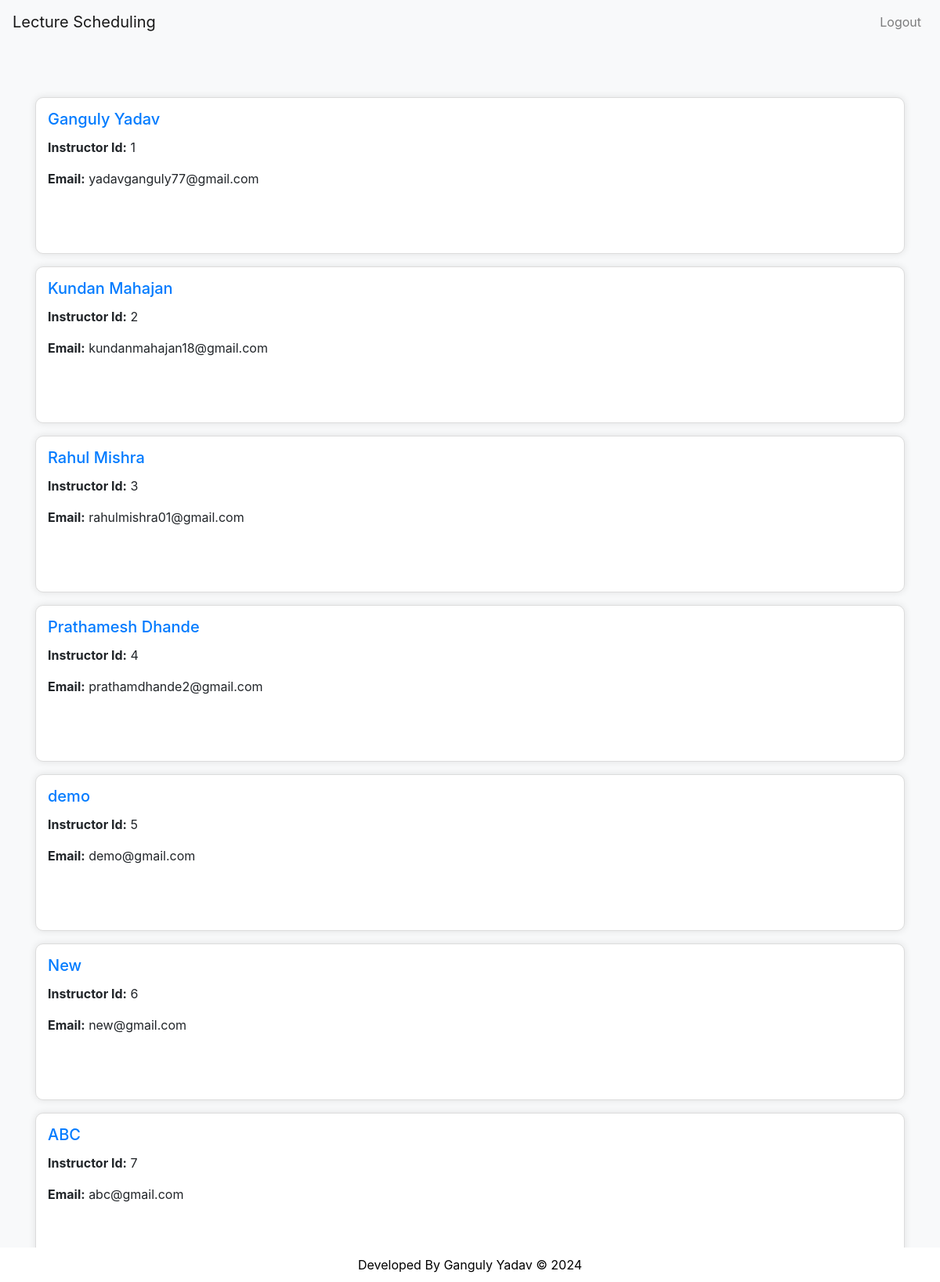
Page /admin/viewAllInstructors.php (signed in) on the committed database.
### tables this page shows
CREATE TABLE `instructors` (
  `id` int(11) NOT NULL,
  `name` varchar(255) NOT NULL,
  `email` varchar(255) NOT NULL,
  `password` varchar(255) NOT NULL
);

### admin/viewAllInstructors.php (the view, shortened to what this page needs)
<!DOCTYPE html>
<html lang="en">
<head>
    <link rel="stylesheet" href="https://stackpath.bootstrapcdn.com/bootstrap/4.5.2/css/bootstrap.min.css">
</head>
<body>
<div class="container mt-5">
    <?php
      require "../include/connection.php";
      $sql = "SELECT id, name, email FROM instructors";
      $result = $conn->query($sql);
      while ($row = $result->fetch_assoc()) {
            echo '<div class="card mb-3" >';
            echo '<div class="card-body" >';
            echo '<h5 class="card-title">' . $row['name'] . '</h5>';
            echo '<p class="card-text"><strong>Instructor Id:</strong> ' . $row['id'] . '</p>';
            echo '<p class="card-text"><strong>Email:</strong> ' . $row['email'] . '</p>';
            echo '</div>';
            echo '</div>';
        }
    ?>
</div>
</body>
<?php require "../include/footer.php";?>
</html>

### admin/viewAllInstructors.php (style rules this page uses)
body { background-color: #f8f9fa; }
.container { padding-top: 20px; }
.card { background-size: cover; background-position: center; height: 200px; margin-bottom: 20px; border: 1px solid #dcdcdc; border-radius: 10px; box-shadow: 0 0 10px rgba(0, 0, 0, 0.1); transition: transform 0.3s ease; }
.card-body { background: rgba(255, 255, 255, 0.2); border-radius: 10px; padding: 15px; }
.card-title { color: #007bff; }

### rows in the picture
instructors: name "Ganguly Yadav", id "1", email "yadavganguly77@gmail.com"
instructors: name "Kundan Mahajan", id "2", email "kundanmahajan18@gmail.com"
instructors: name "Rahul Mishra", id "3", email "rahulmishra01@gmail.com"
instructors: name "Prathamesh Dhande", id "4", email "prathamdhande2@gmail.com"
instructors: name "demo", id "5", email "demo@gmail.com"
instructors: name "New", id "6", email "new@gmail.com"
instructors: name "ABC", id "7", email "abc@gmail.com"
